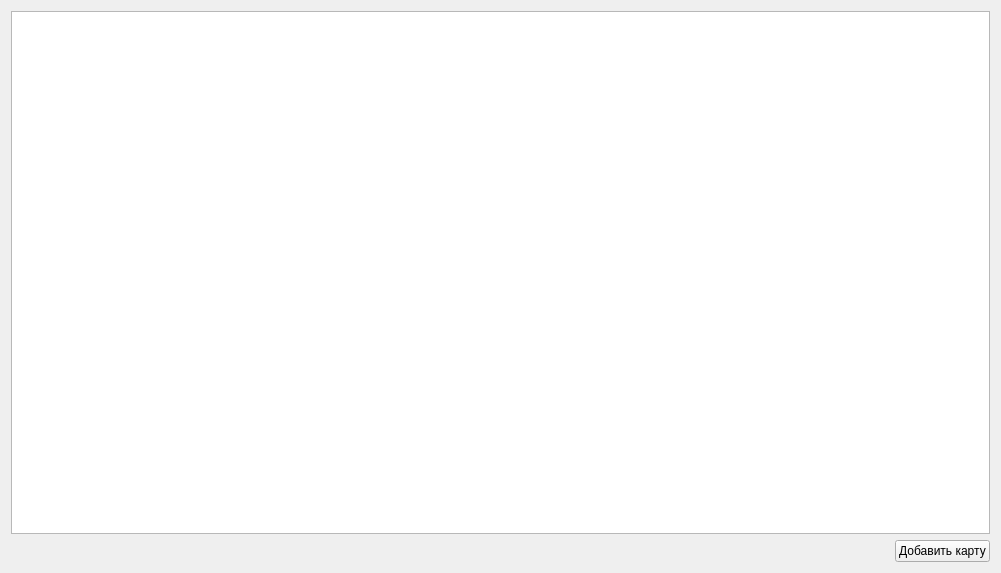
<?xml version="1.0" encoding="UTF-8"?>
<ui version="4.0">
 <class>ActiveCardsWidget</class>
 <widget class="QWidget" name="ActiveCardsWidget">
  <property name="geometry">
   <rect>
    <x>0</x>
    <y>0</y>
    <width>1001</width>
    <height>573</height>
   </rect>
  </property>
  <property name="windowTitle">
   <string>Form</string>
  </property>
  <layout class="QVBoxLayout" name="verticalLayout">
   <item>
    <widget class="QTableView" name="tableView"/>
   </item>
   <item>
    <layout class="QHBoxLayout" name="horizontalLayout">
     <item>
      <spacer name="horizontalSpacer">
       <property name="orientation">
        <enum>Qt::Horizontal</enum>
       </property>
       <property name="sizeHint" stdset="0">
        <size>
         <width>40</width>
         <height>20</height>
        </size>
       </property>
      </spacer>
     </item>
     <item>
      <widget class="QPushButton" name="pushButton_addCard">
       <property name="text">
        <string>Добавить карту</string>
       </property>
      </widget>
     </item>
    </layout>
   </item>
  </layout>
 </widget>
 <resources/>
 <connections/>
</ui>
